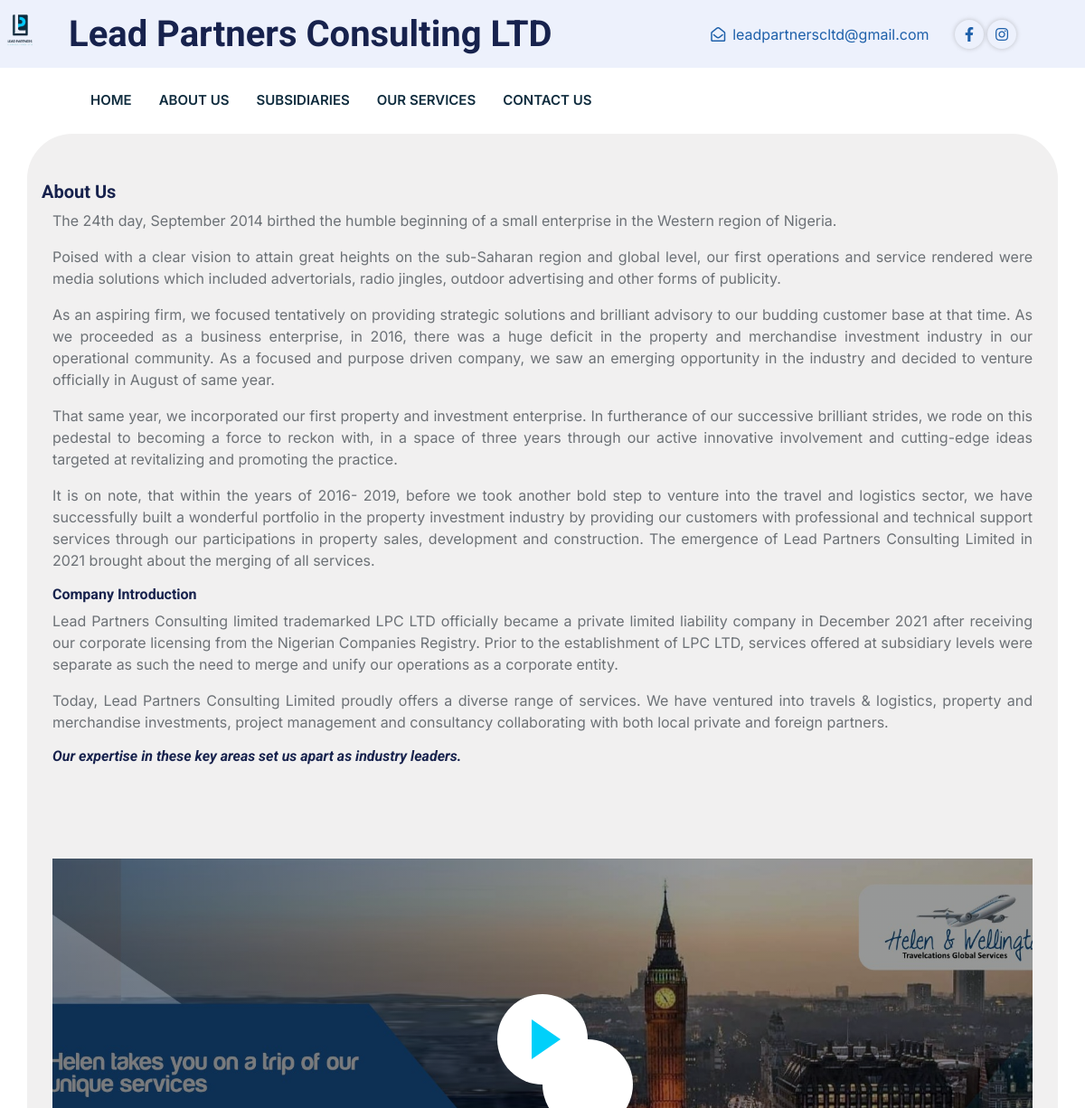
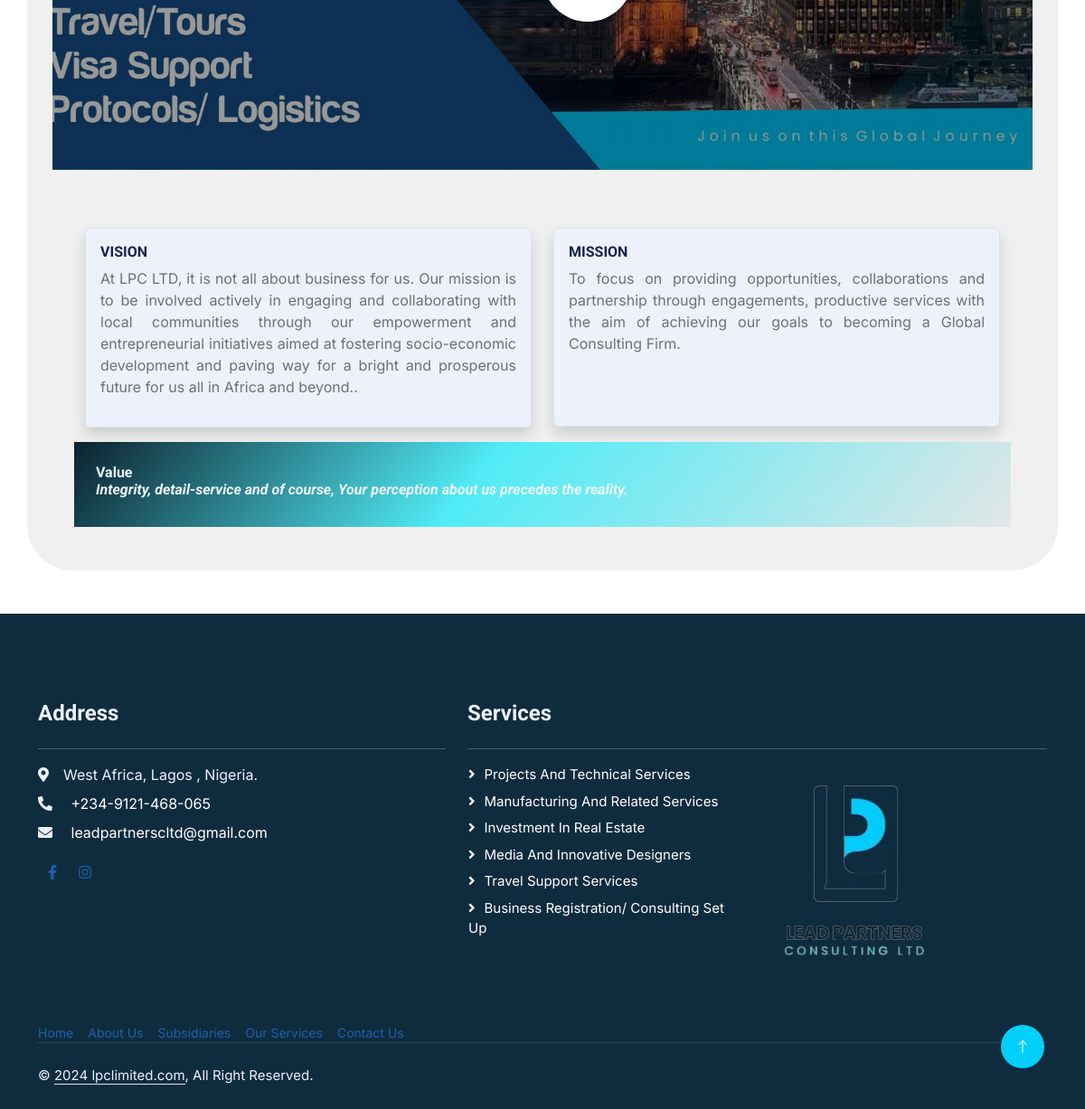
/about, run on the app's committed database (2 pictures, top to bottom).
### lpclApp/models.py (models this page shows)
class About_Us_Video(models.Model):
    url = EmbedVideoField()

class Mission_and_Vison(models.Model):
    mission = models.CharField(max_length=10000)
    vision = models.CharField(max_length=100000)

### lpclApp/views.py (the view)
# urls.py: path('about', ABOUT, name='about_page'),
def ABOUT(request):
    template = 'about.html'
    aboutusvideo = About_Us_Video.objects.first()
    mission_and_vison = Mission_and_Vison.objects.all()
    context = {
        'aboutusvideo': aboutusvideo,
        'mission_and_vison': mission_and_vison,
    }
    return render(request, template, context)

### lpclApp/templates/about.html (shortened to what this page needs)
{% extends 'base.html' %}
{% load static %}
{% block content %}
    <main class="container py-5 px-3" style=" background-color: rgb(241, 240, 240); border-radius: 50px;">
        <h5 class="pt-1">About Us</h5>
        <div class="container" style="text-align:justify;">
            <p>The 24th day, September 2014 birthed the humble beginning of a small enterprise in the Western region of Nigeria. </p>
            <p>Poised with a clear vision to attain great heights on the sub-Saharan region and global level, our first operations and service rendered were media solutions which included advertorials, radio jingles, outdoor advertising and other forms of publicity. </p>
            <p>As an aspiring firm, we focused tentatively on providing strategic solutions and brilliant advisory to our budding customer base at that time. As we proceeded as a business enterprise, in 2016, there was a huge deficit in the property and merchandise investment industry in our operational community. As a focused and purpose driven company, we saw an emerging opportunity in the industry and decided to venture officially in August of same year. </p>
            <p>That same year, we incorporated our first property and investment enterprise. In furtherance of our successive brilliant strides, we rode on this pedestal to becoming a force to reckon with, in a space of three years through our active innovative involvement and cutting-edge ideas targeted at revitalizing and promoting the practice.</p>
            <p>It is on note, that within the years of 2016- 2019, before we took another bold step to venture into the travel and logistics sector, we have successfully built a wonderful portfolio in the property investment industry by providing our customers with professional and technical support services through our participations in property sales, development and construction. The emergence of Lead Partners Consulting Limited in 2021 brought about the merging of all services. </p>
            <h6>Company Introduction</h6>
            <p>Lead Partners Consulting limited trademarked LPC LTD officially became a private limited liability company in December 2021 after receiving our corporate licensing from the Nigerian Companies Registry.
                Prior to the establishment of LPC LTD, services offered at subsidiary levels were separate as such the need to merge and unify our operations as a corporate entity.
            </p>
            <p>Today, Lead Partners Consulting Limited proudly offers a diverse range of services. We have ventured into travels & logistics, property and merchandise investments, project management and consultancy collaborating with both local private and foreign partners. </p>
            <h6><i>Our expertise in these key areas set us apart as industry leaders. </i></h6><br><br>
            {% if aboutusvideo %}
                <div class="container-fluid px-0 mt-5" style="margin: 2rem 0;">
                    <div class="video wow fadeInUp" data-wow-delay="0.1s">
                        <button type="button" class="btn-play" data-bs-toggle="modal" data-src="{{ aboutusvideo.url }}"
                            data-bs-target="#videoModal">
                            <span></span>
                        </button>
                    </div>
                </div>
            {% else %}
                <p style="background-color: rgb(20, 54, 109); padding: 4rem 0; font-size: larger; text-align: center; border-radius: 20px; cursor: pointer; margin: 2rem 0; box-shadow: 2px 2px 4px black;">
                No video available.</p>
            {% endif %}
            <div class="container row mx-auto" style="margin-top: 3rem;">
                {% for x in mission_and_vison %}
                <div class="col-sm mx-auto">
                    <div class="bg-light shadow p-3 rounded border mt-3" style="min-height: 220px; border-radius: 6px!important;">
                        <h6>VISION</h6>
                        <p>{{ x.vision }}</p>
                    </div>
                </div>
                <div class="col-sm mx-auto">
                    <div class="bg-light shadow p-3 rounded border mt-3" style="min-height: 220px; border-radius: 6px!important;">
                        <h6>MISSION</h6>
                        <p>{{ x.mission }}</p>
                    </div>
                </div>
                {% endfor %}
                <div class=" xxxx mt-3 p-4 text-white">
                    <h6 style="color: aliceblue;">Value
                        <br>
                        <i>Integrity, detail-service and of course, Your perception about us precedes the reality.</i>
                    </h6>
                </div>
            </div>
        </div>
    </main>
{% endblock %}

### lpclApp/static/css/style.css (style rules this page uses)
:root { --primary:rgb(0,208,250); --secondary: #FF4917; --light: #EDF1FC; --dark:#0F2C3E; }
.video { padding: 10rem 4rem; background: linear-gradient(rgba(0, 0, 0, .4), rgba(0, 0, 0, .4)), url(../img/Lead\ partners\ conulting\ ltd\ 2x.jpg) center center no-repeat; background-size: cover; display: flex; flex-direction: column; align-items: center; justify-content: center; }
.video .btn-play { position: relative; box-sizing: content-box; display: block; width: 32px; height: 44px; border-radius: 50%; border: none; outline: none; padding: 18px 20px 18px 28px; margin-bottom: 4rem; }
.video .btn-play:before { content: ""; position: absolute; z-index: 0; left: 50%; top: 50%; display: block; width: 100px; height: 100px; background: #FFFFFF; border-radius: 50%; animation: pulse-border 1500ms ease-out infinite; }
.video .btn-play:after { content: ""; position: absolute; z-index: 1; left: 50%; top: 50%; transform: translateX(-50%) translateY(-50%); display: block; width: 100px; height: 100px; background: #FFFFFF; border-radius: 50%; transition: all 200ms; }
.video .btn-play span { display: block; position: relative; z-index: 3; width: 0; height: 0; border-left: 32px solid var(--primary); border-top: 22px solid transparent; border-bottom: 22px solid transparent; }

### lpclApp/templates/about.html (style rules this page uses)
.xxxx { background: rgb(0,23,36); background: linear-gradient(129deg, rgba(0,23,36,0.9542191876750701) 0%, rgba(59,235,247,0.8813900560224089) 43%, rgba(225,230,230,1) 100%); }

### data on the page
Mission_and_Vison: vision "At LPC LTD, it is not all about business for us. Our mission is to be involved actively in engaging and collaborating with local communities through our empowerment and entrepreneurial initiatives aimed at fostering socio-economic development and paving way for a bright and prosperous future for us all in Africa and beyond..", mission "To focus on providing opportunities, collaborations and partnership through engagements, productive services with the aim of achieving our goals to becoming a Global Consulting Firm."
